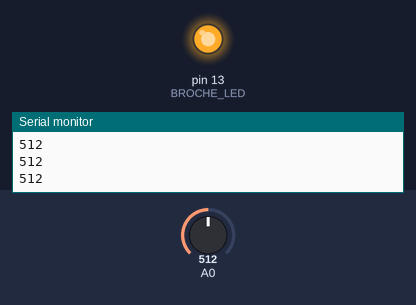
Bench run of a sketch on a simulated Arduino Nano, built with avr-gcc and run on an emulated ATmega328P. Shown: output pins drawn as LEDs (lit = HIGH), the last lines printed to the serial monitor. The test bench sets the inputs (shaded band); at power-on: A0 = 512.

Above: at 1.2 s.
1.3 s: A0 set to 488
At 2.5 s:
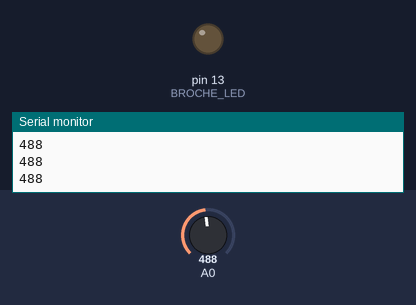
2.8 s: A0 set to 510
At 4.0 s:
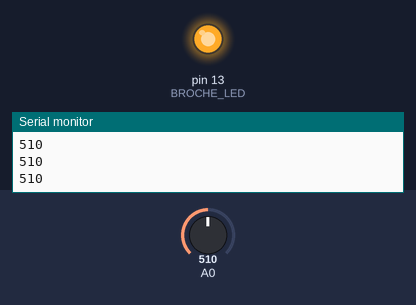
4.3 s: A0 set to 490
At 5.4 s:
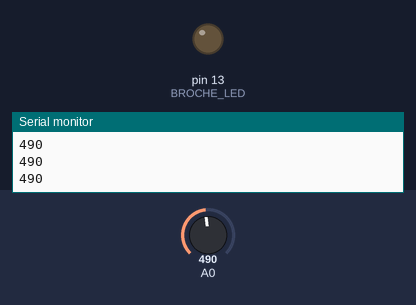
Timing chart, 0 to 7.3 s (numbered marks = the images above; inputs shaded):
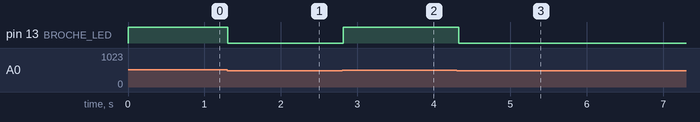

Measured:
- the behaviour switches between 501 and 500 on A0 (found by bisection; images 0 and 1)
- after the input at 1.3 s, pin 13 (BROCHE_LED): HIGH → LOW at once
- after the input at 2.8 s, pin 13 (BROCHE_LED): LOW → HIGH at once
- after the input at 4.3 s, pin 13 (BROCHE_LED): HIGH → LOW at once

The sketch:

tester_face_aimant_49E.ino
```cpp
/*
 * Un petit sketch pour tester quelle face d'un aimant déclenche une détection
 * d'un capteur à effet Hall 49E
 * Quimper, 19 avril 2018, pierre <at> lesporteslogiques.net
 *
 * arduino 1.8.4 @ urzhiata, debian 9.1
 */

const byte BROCHE_HALL = 3;
const byte BROCHE_LED  = 13;


void setup() {

  pinMode(BROCHE_HALL, INPUT);
  pinMode(BROCHE_LED,  OUTPUT);
  Serial.begin(9600);

}

void loop() {

  digitalWrite(BROCHE_LED, LOW);

  int signal_capteur_hall = analogRead(A0);

  Serial.println(signal_capteur_hall);

  if (signal_capteur_hall > 500) digitalWrite(BROCHE_LED, HIGH);
  else digitalWrite(BROCHE_LED, LOW);

  delay(50);

}
```
